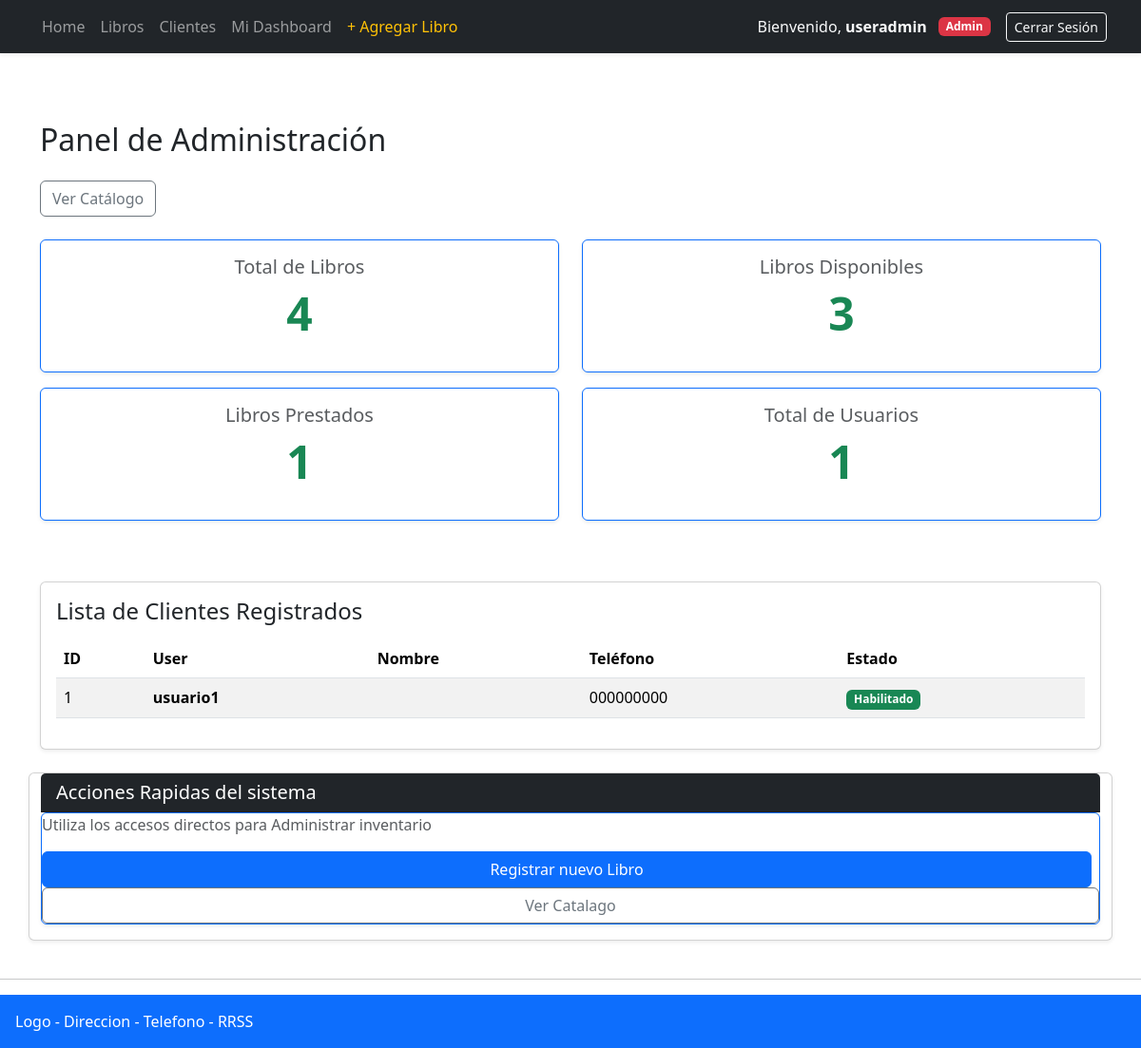
The page /dashboard (signed in) on the database its author committed.
### biblioteca/models/cliente.py (models this page shows, shortened)
class Cliente(models.Model):
    nombre = models.CharField(max_length=50)
    telefono = models.CharField(max_length=9)
    estado = models.BooleanField(default=True)
    cliente_id = models.BigAutoField(primary_key=True)

### biblioteca/controlador/views.py (the view, shortened to what this page needs)
# urls.py: path('dashboard', views.dashboard_view, name="dashboard"),
@login_required(login_url='login')
def dashboard_view(request):
    if request.user.is_staff or request.user.is_superuser:
        usuarios = BibliotecaService.obtner_todos_los_usuarios()
        estadisticas_libros = BibliotecaService.obtner_estadisticas_admin()
        lista_usuarios = BibliotecaService.obtner_todos_los_usuarios()
        context_admin = {
            'usuarios': usuarios,
            'total_libros': estadisticas_libros['total_libros'],
            'libros_disponibles': estadisticas_libros['libros_disponibles'],
            'libros_prestados': estadisticas_libros['libros_prestados'],
            'total_usuarios': estadisticas_libros['total_usuarios'],
            'usuario_con_prestamos': estadisticas_libros['usuarios_con_prestamos'],
            'lista_usuarios': lista_usuarios,
        }
        return render(request, 'dashboard_admin.html', context_admin)

### biblioteca/servicios/services.py (called while the page is built)
    @staticmethod
    def obtner_estadisticas_admin():
        total_libros = Libro.objects.count()
        libros_disponibles = Libro.objects.filter(disponible=True).count()
        libros_prestados = Libro.objects.filter(disponible=False).count()
        total_usuario = Cliente.objects.count()
        usuarios_con_prestamos = Cliente.objects.filter(libros_prestados=False).distinct().count()
        return {
            'total_libros': total_libros,
            'libros_disponibles': libros_disponibles,
            'libros_prestados': libros_prestados,
            'total_usuarios': total_usuario,
            'usuarios_con_prestamos': usuarios_con_prestamos,
        }

    @staticmethod
    def obtner_todos_los_usuarios():
        return Cliente.objects.all().order_by('-cliente_id')

### templates/dashboard_admin.html
{% extends "base.html" %}
{% block content %}
<div class="container my-4">
    <h2 class="mb-4">Panel de Administración</h2>
    <div class="mb-4">
        <a href="{% url 'libros' %}" class="btn btn-outline-secondary">Ver Catálogo</a>
    </div>
    <div class="row text-center mb-5">
        <div class="col-md-6 mb-3">
            <div class="card shadow-sm border-primary h-100">
                <div class="card-body">
                    <h5 class="card-title text-muted">Total de Libros</h5>
                    <p class="display-5 fw-bold text-success">{{ total_libros }}</p>
                </div>
            </div>
        </div>
        <div class="col-md-6 mb-3">
            <div class="card shadow-sm border-primary h-100">
                <div class="card-body">
                    <h5 class="card-title text-muted">Libros Disponibles</h5>
                    <p class="display-5 fw-bold text-success">{{ libros_disponibles }}</p>
                </div>
            </div>
        </div>
        <div class="col-md-6 mb-3">
            <div class="card shadow-sm border-primary h-100">
                <div class="card-body">
                    <h5 class="card-title text-muted">Libros Prestados</h5>
                    <p class="display-5 fw-bold text-success">{{ libros_prestados }}</p>
                </div>
            </div>
        </div>
        <div class="col-md-6 mb-3">
            <div class="card shadow-sm border-primary h-100">
                <div class="card-body">
                    <h5 class="card-title text-muted">Total de Usuarios</h5>
                    <p class="display-5 fw-bold text-success">{{ total_usuarios }}</p>
                </div>
            </div>
        </div>
    </div>
    <div class="row">
        <div class="col-12">
            <div class="card p-3 shadow-sm">
                <h4>Lista de Clientes Registrados</h4>
                <table class="table table-striped align-middle mt-2">
                    <thead>
                        <tr>
                            <th>ID</th>
                            <th>User</th>
                            <th>Nombre</th>
                            <th>Teléfono</th>
                            <th>Estado</th>
                        </tr>
                    </thead>
                    <tbody>
                        {% for c in usuarios %}
                        <tr>
                            <td>{{ c.cliente_id }}</td>
                            <td><strong>{{ c.nombre }}</strong></td>
                            <td>{{c.}}
                            <td>{{ c.telefono|default:"No registrado" }}</td>
                            <td>
                                {% if c.estado %}
                                    <span class="badge bg-success">Habilitado</span>
                                {% else %}
                                    <span class="badge bg-danger">Inhabilitado</span>
                                {% endif %}
                            </td>
                        </tr>
                        {% empty %}
                        <tr>
                            <td colspan="4" class="text-center text-muted">No hay clientes registrados.</td>
                        </tr>
                        {% endfor %}
                    </tbody>
                </table>
            </div>
        </div>
    </div>
</div>
<div class="card shadow-sm">
    <div class="card-header bg-dark text-white">
        <h5 class="mb-0"> Acciones Rapidas del sistema </h5>
    </div>
    <div class="card shadow-sm border-primary mb-3">
        <p class="text-muted">Utiliza los accesos directos para Administrar inventario </p>
        <a href="{% url 'agregar_libro' %}" class="btn btn-primary me-2"> Registrar nuevo Libro </a>
        <a href="{% url 'libros' %}" class="btn btn-outline-secondary"> Ver Catalago </a>
    </div>
</div>
{% endblock %}

### templates/base.html (shortened to what this page needs)
<!DOCTYPE html>
<html>
    <head>
        <link href="https://cdn.jsdelivr.net/npm/bootstrap@5.3.8/dist/css/bootstrap.min.css" rel="stylesheet">
        <link rel="stylesheet" href="">
    </head>
    <body>
        <header>
            <nav class="navbar navbar-expand-lg navbar-dark bg-dark px-4 shadow-sm">
                <div class="container-fluid">
                <div class="navbar-nav me-auto">
                    <a class="nav-item nav-link" href="{% url 'pagina_principal' %}">Home</a>
                    <a class="nav-item nav-link" href="{% url 'libros' %}">Libros</a>
                    <a class="nav-item nav-link" href="#">Clientes</a>
                    <a class="nav-item nav-link" href="{% url 'dashboard' %}">Mi Dashboard</a>
                    {% if request.user.is_staff or request.user.is_superuser %}
                        <a class="nav-item nav-link text-warning" href="{% url 'agregar_libro' %}">+ Agregar Libro</a>
                    {% endif %}
                </div>
                <div class="d-flex align-items-center ms-auto">
                    {% if request.user.is_authenticated %}
                        <span class="text-light me-2">Bienvenido, <strong>{{ request.user.username }}</strong></span>
                        {% if request.user.is_staff or request.user.is_superuser %}
                            <span class="badge bg-danger ms-1 me-3">Admin</span>
                        {% else %}
                            <span class="badge bg-secondary ms-1 me-3">Usuario</span>
                        {% endif %}
                        <form action="{% url 'logout' %}" method="post" class="m-0">
                            <button type="submit" class="btn btn-outline-light btn-sm">Cerrar Sesión</button>
                        </form>
                    {% else %}
                        <span class="text-muted me-2">Invitado</span>
                        <a href="{% url 'login' %}" class="btn btn-primary btn-sm">Iniciar Sesión</a>
                    {% endif %}
                </div>
                </div>
            </nav>
            <br>
        </header>
        <main>
            <br>
            <div class="container">
                <div class="row">
                    {% block content %}
                    {% endblock %}
                </div>
            </div>
        </main>
        <br>
        <hr>
        <footer class="text-bg-primary p-3"> Logo - Direccion - Telefono - RRSS  </footer>
    </body>
</html>

### rows shown on the page
Cliente: cliente_id "1", nombre "usuario1", telefono "000000000", estado "Habilitado"

### other values the page prints
{{ request.user.username }} "useradmin"
{{ total_libros }} "4"
{{ libros_disponibles }} "3"
{{ libros_prestados }} "1"
{{ total_usuarios }} "1"
